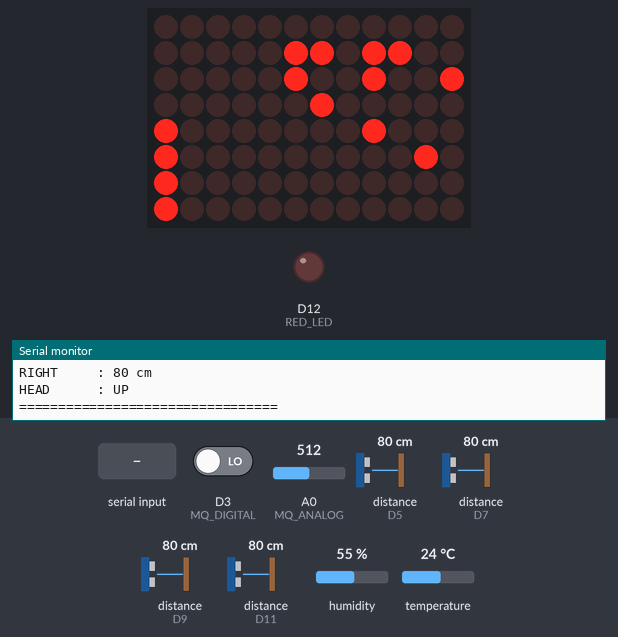
Bench run of a sketch on a simulated Arduino Uno R4 WiFi. Shown: 12×8 LED matrix, output pins drawn as LEDs (lit = HIGH), the last lines printed to the serial monitor. Wiring (inferred from the names in the program): 4 × ultrasonic range finder: trigger D4, echo D5 / trigger D6, echo D7 / trigger D8, echo D9 / trigger D10, echo D11. Dashed ring = blinking. Inputs (shaded band) come from the test bench; at power-on: D3 (MQ_DIGITAL) LOW, A0 (MQ_ANALOG) = 512, distance to the obstacle (sensors on D5, D7, D9, D11) 80 cm, humidity 55 %, temperature 24 °C. The echo pulse lasts 58.3 µs per cm; pins used as bus, display or sensor lines are not drawn.

Above: at 2.2 s.
2.3 s: "HEAD_DOWN\n" received over Serial
At 2.55 s:
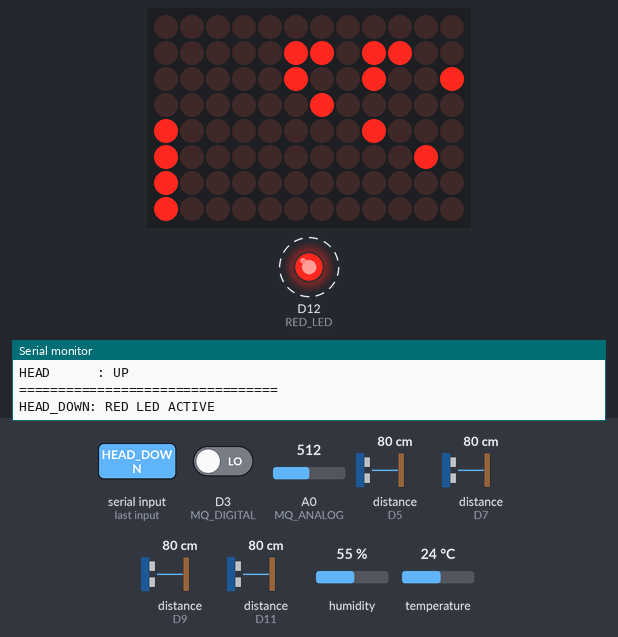
6.8 s: "HEAD_UP\n" received over Serial
At 7.8 s:
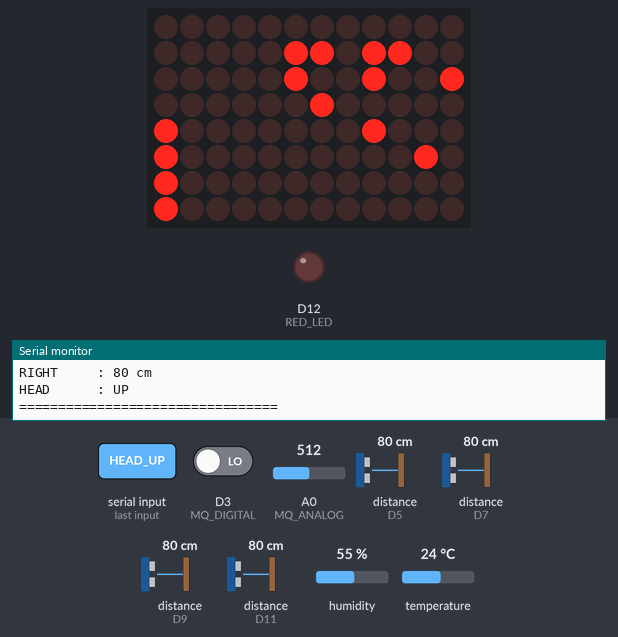
Timing chart, 0 to 9.8 s (numbered marks = the images above; inputs shaded):
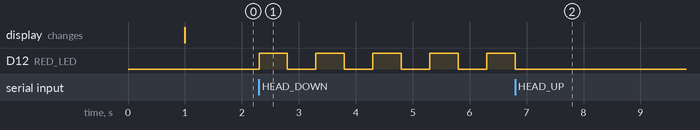

The sketch:

satark_sensors.ino
```cpp
#include <Arduino.h>
#include <Arduino_LED_Matrix.h>
#include <DHT.h>
#include "heart_frames.h"

// ================= SATARK SENSOR FIRMWARE =================

// MQ
#define MQ_ANALOG A0
#define MQ_DIGITAL 3

// DHT11
#define DHT_PIN 2
#define DHT_TYPE DHT11

// Ultrasonic
#define FRONT_TRIG 4
#define FRONT_ECHO 5

#define BACK_TRIG 6
#define BACK_ECHO 7

#define LEFT_TRIG 8
#define LEFT_ECHO 9

#define RIGHT_TRIG 10
#define RIGHT_ECHO 11

// External RED LED
#define RED_LED 12

DHT dht(DHT_PIN, DHT_TYPE);
ArduinoLEDMatrix matrix;

unsigned long lastSensor = 0;
unsigned long lastBlink = 0;

bool headDown = false;
bool ledState = false;


// ================= ULTRASONIC =================

long distanceCM(int trig, int echo)
{
  digitalWrite(trig, LOW);
  delayMicroseconds(2);

  digitalWrite(trig, HIGH);
  delayMicroseconds(10);

  digitalWrite(trig, LOW);

  long duration = pulseIn(echo, HIGH, 30000);

  if (duration == 0)
    return -1;

  return duration / 58;
}


// ================= PYTHON COMMAND =================

void readPythonCommand()
{
  while (Serial.available())
  {
    String command = Serial.readStringUntil('\n');
    command.trim();

    if (command == "HEAD_DOWN")
    {
      headDown = true;
      Serial.println("HEAD_DOWN: RED LED ACTIVE");
    }

    else if (command == "HEAD_UP")
    {
      headDown = false;
      ledState = false;
      digitalWrite(RED_LED, LOW);

      Serial.println("HEAD_UP: RED LED OFF");
    }
  }
}


// ================= SETUP =================

void setup()
{
  Serial.begin(115200);
  delay(1000);

  // MQ
  pinMode(MQ_ANALOG, INPUT);
  pinMode(MQ_DIGITAL, INPUT);

  // DHT
  dht.begin();

  // Ultrasonic
  pinMode(FRONT_TRIG, OUTPUT);
  pinMode(FRONT_ECHO, INPUT);

  pinMode(BACK_TRIG, OUTPUT);
  pinMode(BACK_ECHO, INPUT);

  pinMode(LEFT_TRIG, OUTPUT);
  pinMode(LEFT_ECHO, INPUT);

  pinMode(RIGHT_TRIG, OUTPUT);
  pinMode(RIGHT_ECHO, INPUT);

  // RED LED
  pinMode(RED_LED, OUTPUT);
  digitalWrite(RED_LED, LOW);

  // Heart matrix
  matrix.begin();
  matrix.clear();

  // ORIGINAL HEART
  matrix.loadFrame(HeartStatic);

  Serial.println();
  Serial.println("================================");
  Serial.println("       SATARK SYSTEM");
  Serial.println("================================");
  Serial.println("MQ       : A0 / D3");
  Serial.println("DHT11    : D2");
  Serial.println("FRONT    : D4 / D5");
  Serial.println("BACK     : D6 / D7");
  Serial.println("LEFT     : D8 / D9");
  Serial.println("RIGHT    : D10 / D11");
  Serial.println("RED LED  : D12");
  Serial.println("BMP180   : REMOVED");
  Serial.println("RELAY    : REMOVED");
  Serial.println("HEART    : ACTIVE");
  Serial.println("HEAD     : PYTHON CONTROL");
  Serial.println("================================");
}


// ================= LOOP =================

void loop()
{
  unsigned long now = millis();

  // Read commands from Python
  readPythonCommand();

  // RED LED ONLY WHEN HEAD DOWN
  if (headDown)
  {
    if (now - lastBlink >= 500)
    {
      lastBlink = now;

      ledState = !ledState;
      digitalWrite(RED_LED, ledState);
    }
  }
  else
  {
    ledState = false;
    digitalWrite(RED_LED, LOW);
  }

  // Sensor reading every 1 second
  if (now - lastSensor >= 1000)
  {
    lastSensor = now;

    int mqA = analogRead(MQ_ANALOG);
    int mqD = digitalRead(MQ_DIGITAL);

    float dhtTemp = dht.readTemperature();
    float humidity = dht.readHumidity();

    long front = distanceCM(FRONT_TRIG, FRONT_ECHO);
    long back  = distanceCM(BACK_TRIG, BACK_ECHO);
    long left  = distanceCM(LEFT_TRIG, LEFT_ECHO);
    long right = distanceCM(RIGHT_TRIG, RIGHT_ECHO);

    Serial.println();
    Serial.println("========== SATARK DATA ==========");

    Serial.print("MQ Analog : ");
    Serial.println(mqA);

    Serial.print("MQ Digital: ");
    Serial.println(mqD);

    Serial.print("DHT Temp  : ");

    if (isnan(dhtTemp))
      Serial.println("ERROR");
    else
    {
      Serial.print(dhtTemp, 2);
      Serial.println(" C");
    }

    Serial.print("Humidity  : ");

    if (isnan(humidity))
      Serial.println("ERROR");
    else
    {
      Serial.print(humidity, 2);
      Serial.println(" %");
    }

    Serial.print("FRONT     : ");
    if (front < 0)
      Serial.println("NO ECHO");
    else
    {
      Serial.print(front);
      Serial.println(" cm");
    }

    Serial.print("BACK      : ");
    if (back < 0)
      Serial.println("NO ECHO");
    else
    {
      Serial.print(back);
      Serial.println(" cm");
    }

    Serial.print("LEFT      : ");
    if (left < 0)
      Serial.println("NO ECHO");
    else
    {
      Serial.print(left);
      Serial.println(" cm");
    }

    Serial.print("RIGHT     : ");
    if (right < 0)
      Serial.println("NO ECHO");
    else
    {
      Serial.print(right);
      Serial.println(" cm");
    }

    Serial.print("HEAD      : ");
    Serial.println(headDown ? "DOWN" : "UP");

    Serial.println("=================================");
  }
}
```

heart_frames.h
```cpp
// (licence header left out)
const uint32_t HeartStatic[4] = {
    0x00006c04,
    0x90208088,
    0x02800800,
    0x00000000,
};

const uint32_t HeartAnim[][5] = {
    {0x1dc11108, 0x08404104, 0x04401400, 0x40000000, 55},
    {0x3fe31198, 0x0cc06306, 0x0c603600, 0xe0000000, 55},
    {0x3fe31198, 0x0cc06306, 0x0c603600, 0xe0000000, 55},
    {0x7ff711f8, 0x0fc07707, 0x1c707701, 0xf0000000, 55},
    {0xffff11f8, 0x0fc07f07, 0xbc78f783, 0xf8000000, 55},
    {0xffff11f8, 0x0fc07f07, 0xfc7ff7ef, 0xfe000000, 55},
    {0xffff11f8, 0x0fc07f07, 0xfc7ff7ff, 0xff000000, 55},
    {0xffff11f8, 0x0fc07f07, 0xfc7ff7ff, 0xff000000, 55},
};
```

Measured:
- after the input at 2.3 s, D12 (RED_LED): alternates HIGH for 0.50 s and LOW for 0.50 s, starting at once
- after the input at 6.8 s, D12 (RED_LED): goes on until 6.8 s, then stays LOW
